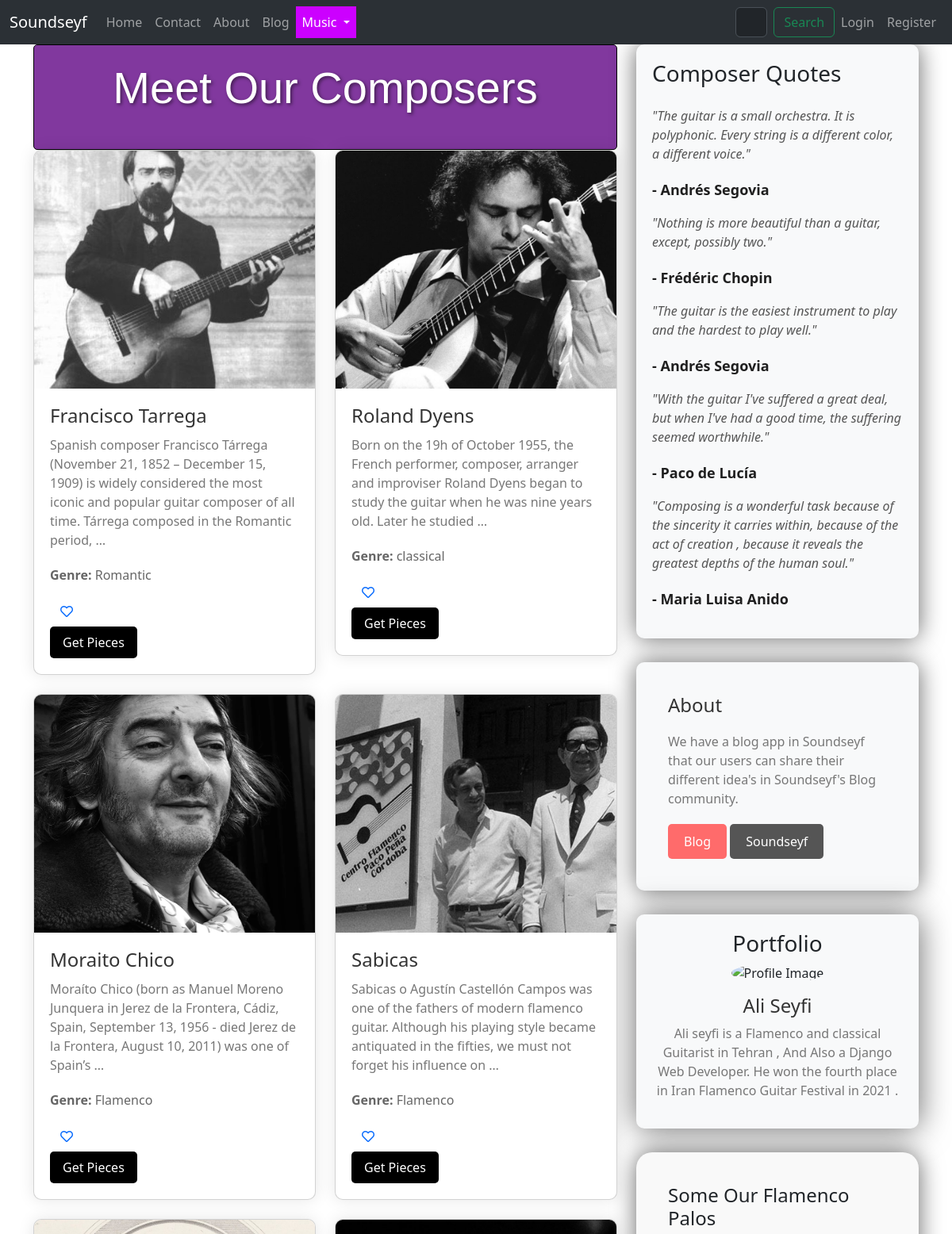
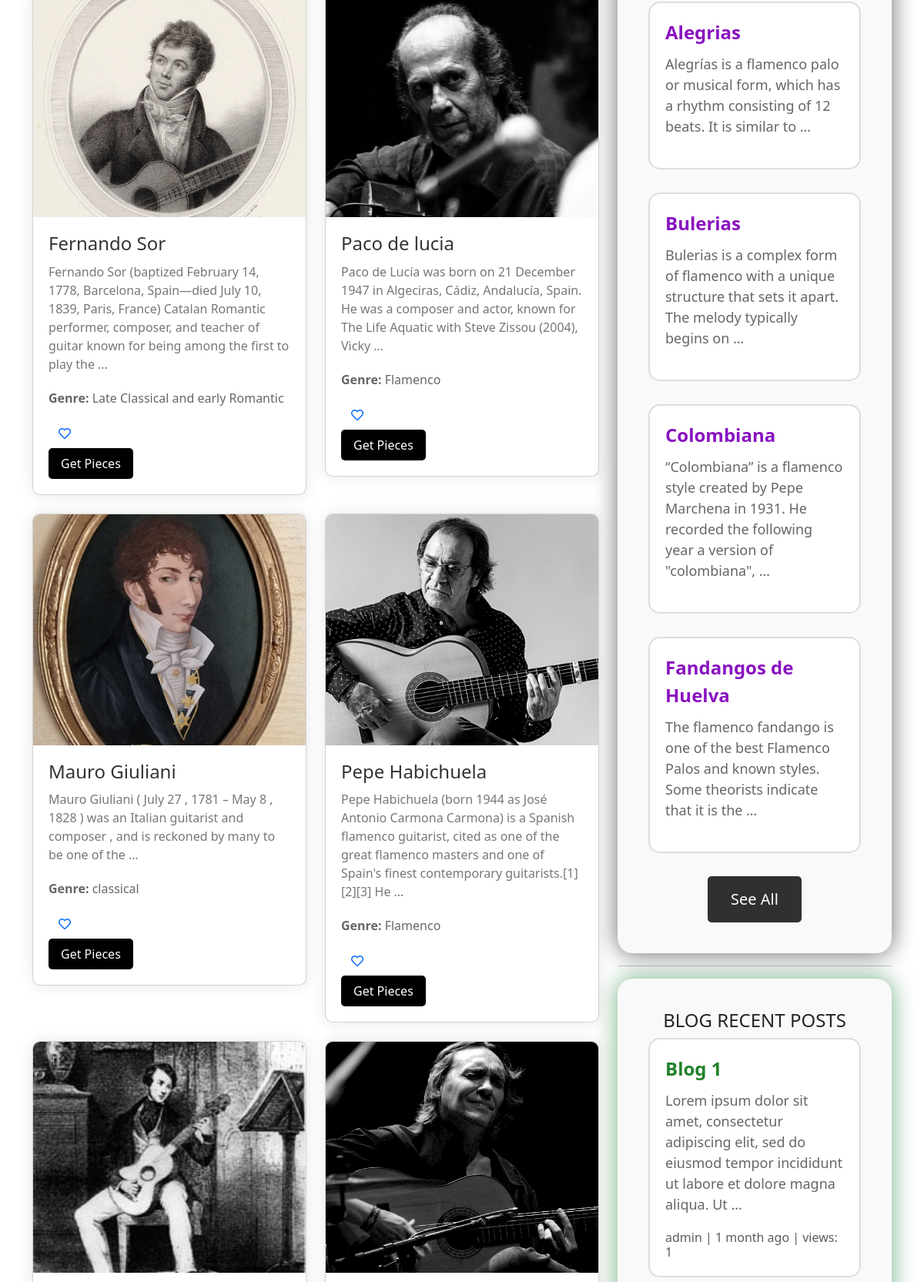
Screenshot of /music/composers (upper part) with the database file from the repository (2 pictures, top to bottom).
### music/models.py (models this page shows, shortened)
class Composer(models.Model):
    name = models.CharField(max_length=255,null=True,blank=True)
    biography = models.TextField(null=True, blank=True)
    image = models.ImageField(upload_to="Composers/" , default="default.jpg")
    genre = models.CharField(max_length=255,null=True,blank=True)
    nationality = models.CharField(blank=True,null=True,max_length=255)

class Palo(models.Model):
    name = models.CharField(max_length=255)
    description = models.TextField(null=True)
    song = models.FileField(upload_to="palos/")
    song_detail = models.TextField(null=True,blank=True)

### blog/models.py (models this page shows, shortened)
class Post(models.Model):
    title = models.CharField(max_length=255,unique=True)
    slug = models.SlugField(max_length=255,unique=True)
    author = models.ForeignKey(User,on_delete=models.CASCADE,null=True)
    content = models.TextField(null=True,blank=True)
    created_on = models.DateTimeField(auto_now_add=True)
    updated_on = models.DateTimeField(auto_now=True)
    published_on = models.DateTimeField(null=True)
    status = models.CharField(max_length=255,choices=STATUS_CHOICES)
    counted_views = models.IntegerField(default=0)
    login_required = models.BooleanField(default=False)
    class Meta:
        ordering = ['-created_on']

### music/views.py (the view)
# urls.py: path('composers',ComposersView , name="composers" ),
def ComposersView(request):
    composers = Composer.objects.all()
    p = Paginator(composers,10)
    try:
        page_number = request.GET.get('page')
        composers = p.get_page(page_number)
    except EmptyPage:
        composers = composers.get_page(1)
    except PageNotAnInteger:
        composers = composers.get_page(1)
    if request.user.is_authenticated:
         favorited_composer_ids = set(request.user.favoritecomposer_set.values_list('composer__id', flat=True))
         context = {"composers": composers, "favorited_composer_ids": favorited_composer_ids}
         return render(request,'music/composers.html',context)
    else:
         context = {"composers": composers}
         return render(request,'music/composers.html',context)

### blog/templatetags/blog-tags.py (called while the page is built)
@register.inclusion_tag('blog/recentposts.html')
def recentpost():
    recentposts = Post.objects.all().order_by('published_on')[:3]
    return  {"recentposts":recentposts}

### music/templatetags/music-tags.py (called while the page is built)
@register.inclusion_tag('music/somepalos.html')
def somepalos():
    somepalos = Palo.objects.all().order_by('name')[:4]
    return  {"somepalos":somepalos}

### templates/music/composers.html (shortened to what this page needs)
{% extends "base.html" %}
{% load static %}
{% load music-tags %}
{% load blog-tags %}
{% load thumbnail %}
{% block content %}
<div class="container">
  <div class="row">
    <div class="col-md-8">
      <div style="background-color: #81389e; border: 1px solid #000000; border-radius: 5px; padding: 20px;">
        <h2 class="card-title text-center mb-4" style="font-size: 3.5rem; font-family: 'Oswald', sans-serif; color: #ffffff; text-shadow: 2px 2px 4px rgba(0, 0, 0, 0.5);">Meet Our Composers</h2>
      </div>
        <div class="row">
        {% for composer in composers %}
        <div class="col-md-6 mb-4">
          <div class="card composer-card">
            <img src="{% thumbnail composer.image "600x400" crop="center" as im %}{{ im.url }}{% endthumbnail %}"
              alt="{{ composer.name }}" class="card-img-top composer-image">
            <div class="composer-details">
              <a style="text-decoration: none;" href="{% url 'music:pieces' cid=composer.id %}"><h3 class="card-title composer-name">{{ composer.name }}</h3></a>
              <p class="card-text composer-bio">{{ composer.biography|truncatewords:30 }}</p>
              <p class="composer-genre"><strong>Genre:</strong> {{ composer.genre }}</p>
              <form action="{% url 'music:Favorites' composer_id=composer.id %}" method="post">
                <button type="submit" class="btn btn-link composer-like-button" aria-label="Favorite Composer">
                  {% if composer.id in favorited_composer_ids %}
                    <i class="fas fa-heart text-danger"></i>
                  {% else %}
                    <i class="far fa-heart"></i>
                  {% endif %}
                </button>
              </form>
              <a href="{% url 'music:pieces' cid=composer.id %}"
                class="btn btn-primary composer-button">Get Pieces</a>
            </div>
          </div>
        </div>
        {% endfor %}
      </div>
    </div>
    <div class="col-md-4">
      <div class="quote-card" style="box-shadow: 0 0 30px rgba(0, 0, 0, 0.6);">
        <h3 class="mb-4">Composer Quotes</h3>
        <ul class="list-unstyled">
          <li>
            <p class="quote-text">"The guitar is a small orchestra. It is polyphonic. Every string is a different color, a different voice."</p>
            <p class="quote-author">- Andrés Segovia</p>
          </li>
          <li>
            <p class="quote-text">"Nothing is more beautiful than a guitar, except, possibly two."</p>
            <p class="quote-author">- Frédéric Chopin</p>
          </li>
          <li>
            <p class="quote-text">"The guitar is the easiest instrument to play and the hardest to play well."</p>
            <p class="quote-author">- Andrés Segovia</p>
          </li>
          <li>
            <p class="quote-text">"With the guitar I've suffered a great deal, but when I've had a good time, the suffering seemed worthwhile."</p>
            <p class="quote-author">- Paco de Lucía</p>
          </li>
          <li>
            <p class="quote-text">"Composing is a wonderful task because of the sincerity it carries within, because of the act of creation , because it reveals the greatest depths of the human soul."</p>
            <p class="quote-author">- Maria Luisa Anido</p>
          </li>
        </ul>
      </div>
      <div class="about-section" style="box-shadow: 0 0 30px rgba(0, 0, 0, 0.6);">
        <h3 class="about-header">About</h3>
        <p class="about-text">We have a blog app in Soundseyf that our users can share their different idea's in Soundseyf's Blog community.</p>
        <a href="{% url 'blog:blog-home' %}" class="btn btn-danger visit-website-button">Blog</a>
        <a href="{% url 'website:about' %}" class="btn btn-secondary visit-website-button" style="background-color: #555;">Soundseyf</a>
      </div>
      <div class="portfolio-section">
        <div style="box-shadow: 0 0 40px rgba(0, 0, 0, 0.6);" class="portfolio-item">
          <h3>Portfolio</h3>
            <img src="{% static 'images/Ali.png' %}" alt="Profile Image" class="profile-image">
            <h4>Ali Seyfi</h4>
            <p>Ali seyfi is a Flamenco and classical Guitarist in Tehran , And Also a Django Web Developer. He won the fourth place in Iran Flamenco Guitar Festival in 2021 .</p>
        </div>
    </div>
    {% somepalos %}
    <hr>
    {% recentpost %}
  </div>
    </div>
  </div>
{% endblock %}

### templates/music/somepalos.html (shortened to what this page needs)
{% load static %}
<!DOCTYPE html>
<html lang="en">
<head>
</head>
<body>
    <div class="flamenco-container">
        <h4>Some Our Flamenco Palos</h4>
        {% for palo in somepalos %}
        <div class="flamenco-palo">
            <div class="flamenco-title">{{ palo.name }}</div>
            <div class="flamenco-snippet">{{ palo.description|truncatewords:20 }}</div>
        </div>
        {% endfor %}
        <a href="{% url 'music:palos' %}" class="see-all-button">See All</a>
    </div>
</body>
</html>

### templates/blog/recentposts.html (shortened to what this page needs)
{% load static %}
{% load humanize %}
<!DOCTYPE html>
<html lang="en">
<head>
</head>
<body>
    <div class="blog-container">
        <h4>BLOG RECENT POSTS</h4>
        {% for post in recentposts %}
        <div class="blog-env">
            <div class="blog-title">{{ post.title }}</div>
            <div class="blog-snippet">{{ post.content|truncatewords:20 }}</div>
            <p class="card-text text-muted h6">{{ post.author }} | {{post.created_on|naturaltime }} | views: {{post.counted_views}}</p>
        </div>
        {% endfor %}
    </div>
</body>
</html>

### templates/music/composers.html (style rules this page uses)
.composer-card { background-color: #fff; border-radius: 10px; box-shadow: 0 0 20px rgba(0, 0, 0, 0.1); overflow: hidden; transition: transform 0.3s ease; }
.composer-image { width: 100%; height: 300px; object-fit: cover; }
.composer-details { padding: 20px; }
.composer-name { font-size: 1.5rem; color: #333; margin-bottom: 10px; }
.composer-genre { font-size: 1rem; color: #666; margin-bottom: 15px; }
.composer-bio { font-size: 1rem; color: #777; margin-bottom: 20px; }
.composer-button { background-color: #000000; color: #fff; border: none; padding: 8px 16px; border-radius: 5px; font-size: 1rem; transition: background-color 0.3s ease; }
.quote-card { background-color: #f8f9fa; border-radius: 10px; padding: 20px; margin-bottom: 20px; }
.quote-text { font-style: italic; color: #555; margin-bottom: 20px; }
.quote-author { font-weight: bold; color: #1f1f1f; font-size: large; }
.about-section { background-color: #f8f9fa; padding: 40px; border-radius: 10px; margin-top: 30px; }
.about-header { font-size: 1.5rem; color: #333; margin-bottom: 20px; }
.about-text { font-size: 1rem; color: #777; margin-bottom: 20px; }
.visit-website-button { background-color: #ff6b6b; color: #fff; border: none; padding: 10px 20px; border-radius: 5px; font-size: 1rem; transition: background-color 0.3s ease; }
.portfolio-section { margin-top: 30px; }
.portfolio-item { margin-bottom: 30px; padding: 20px; background-color: #f8f9fa; border-radius: 10px; box-shadow: 0 0 20px rgba(0, 0, 0, 0.1); text-align: center; }
.profile-image { width: 200px; height: 200px; border-radius: 50%; margin: 0 auto 15px; object-fit: cover; }
.portfolio-item h4 { font-size: 1.5rem; color: #333; }
.portfolio-item p { font-size: 1rem; color: #777; }

### templates/music/somepalos.html (style rules this page uses)
.flamenco-container { background-color: #f9f9f9; padding: 40px; border-radius: 20px; box-shadow: 0 0 30px rgba(0, 0, 0, 0.6); max-width: 800px; margin: 0 auto; display: flex; flex-direction: column; align-items: center; }
.flamenco-palo { margin-bottom: 30px; padding: 20px; border: 2px solid #ddd; border-radius: 15px; background-color: #ffffff; transition: transform 0.3s ease; max-width: 600px; width: 100%; position: relative; }
.flamenco-palo::after { content: ""; position: absolute; top: 0; left: 0; right: 0; bottom: 0; border-radius: 15px; box-shadow: 0 0 20px rgba(0, 0, 0, 0.3); opacity: 0; transition: opacity 0.3s ease; }
.flamenco-title { font-size: 24px; font-weight: bold; color: #8912c0; margin-bottom: 10px; }
.flamenco-snippet { font-size: 18px; color: #666; margin-bottom: 20px; }
.see-all-button { padding: 15px 30px; background-color: #303030; color: #fff; border: none; border-radius: 5px; cursor: pointer; transition: background-color 0.3s ease; text-decoration: none; font-size: 20px; }

### templates/blog/recentposts.html (style rules this page uses)
.blog-container { background-color: #f9f9f9; padding: 40px; border-radius: 20px; box-shadow: 0 0 30px rgba(18, 120, 47, 0.6); max-width: 800px; margin: 0 auto; display: flex; flex-direction: column; align-items: center; }
.blog-env { margin-bottom: 30px; padding: 20px; border: 2px solid #ddd; border-radius: 15px; background-color: #ffffff; transition: transform 0.3s ease; max-width: 600px; width: 100%; position: relative; }
.blog-env::after { content: ""; position: absolute; top: 0; left: 0; right: 0; bottom: 0; border-radius: 15px; box-shadow: 0 0 20px rgba(0, 0, 0, 0.3); opacity: 0; transition: opacity 0.3s ease; }
.blog-title { font-size: 24px; font-weight: bold; color: #218129; margin-bottom: 10px; }
.blog-snippet { font-size: 18px; color: #666; margin-bottom: 20px; }
.see-all-button { padding: 15px 30px; background-color: #303030; color: #fff; border: none; border-radius: 5px; cursor: pointer; transition: background-color 0.3s ease; text-decoration: none; font-size: 20px; }

### rows the page displays
Composer: image (picture), name "Francisco Tarrega", biography "Spanish composer Francisco Tárrega (November 21, 1852 – December 15, 1909) is widely considered the most iconic and popular guitar composer of all time. Tárrega composed in the Romantic period, …", genre "Romantic"
Composer: image (picture), name "Roland Dyens", biography "Born on the 19h of October 1955, the French performer, composer, arranger and improviser Roland Dyens began to study the guitar when he was nine years old. Later he studied …", genre "classical"
Composer: image (picture), name "Moraito Chico", biography "Moraíto Chico (born as Manuel Moreno Junquera in Jerez de la Frontera, Cádiz, Spain, September 13, 1956 - died Jerez de la Frontera, August 10, 2011) was one of Spain’s …", genre "Flamenco"
Composer: image+name (picture), name "Sabicas", biography "Sabicas o Agustín Castellón Campos was one of the fathers of modern flamenco guitar. Although his playing style became antiquated in the fifties, we must not forget his influence on …", genre "Flamenco"
Composer: image (picture), name "Fernando Sor", biography "Fernando Sor (baptized February 14, 1778, Barcelona, Spain—died July 10, 1839, Paris, France) Catalan Romantic performer, composer, and teacher of guitar known for being among the first to play the …", genre "Late Classical and early Romantic"
Composer: image (picture), name "Paco de lucia", biography "Paco de Lucía was born on 21 December 1947 in Algeciras, Cádiz, Andalucía, Spain. He was a composer and actor, known for The Life Aquatic with Steve Zissou (2004), Vicky …", genre "Flamenco"
Composer: image (picture), name "Mauro Giuliani", biography "Mauro Giuliani ( July 27 , 1781 – May 8 , 1828 ) was an Italian guitarist and composer , and is reckoned by many to be one of the …", genre "classical"
Composer: image (picture), name "Pepe Habichuela", biography "Pepe Habichuela (born 1944 as José Antonio Carmona Carmona) is a Spanish flamenco guitarist, cited as one of the great flamenco masters and one of Spain's finest contemporary guitarists.[1][2][3] He …", genre "Flamenco"
Composer: image (picture)
Composer: image (picture)
Palo: name "Alegrias", description "Alegrías is a flamenco palo or musical form, which has a rhythm consisting of 12 beats. It is similar to …"
Palo: name "Bulerias", description "Bulerias is a complex form of flamenco with a unique structure that sets it apart. The melody typically begins on …"
Palo: name "Colombiana", description "“Colombiana” is a flamenco style created by Pepe Marchena in 1931. He recorded the following year a version of \"colombiana\", …"
Palo: name "Fandangos de Huelva", description "The flamenco fandango is one of the best Flamenco Palos and known styles. Some theorists indicate that it is the …"
Post: title "Blog 1", content "Lorem ipsum dolor sit amet, consectetur adipiscing elit, sed do eiusmod tempor incididunt ut labore et dolore magna aliqua. Ut …", author "admin", created_on "1 month ago", counted_views "1"
